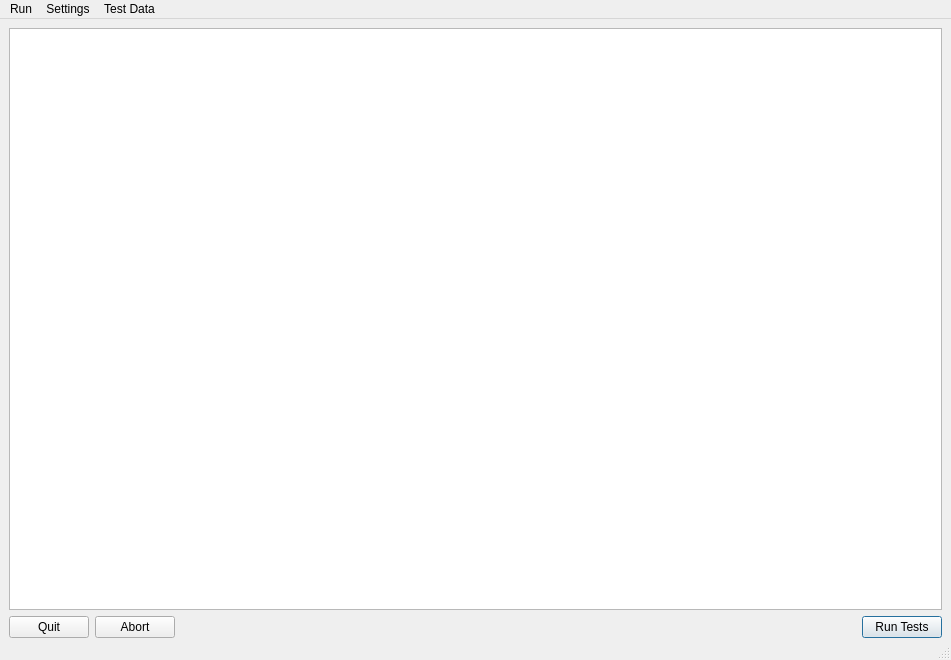
<?xml version="1.0" encoding="UTF-8"?>
<ui version="4.0">
 <class>qtTestGUI</class>
 <widget class="QMainWindow" name="qtTestGUI">
  <property name="geometry">
   <rect>
    <x>0</x>
    <y>0</y>
    <width>951</width>
    <height>660</height>
   </rect>
  </property>
  <property name="windowTitle">
   <string>wdTestFramework</string>
  </property>
  <property name="windowIcon">
   <iconset resource="resources.qrc">
    <normaloff>:/Icons/Icons/pie.png</normaloff>:/Icons/Icons/pie.png</iconset>
  </property>
  <property name="styleSheet">
   <string notr="true"/>
  </property>
  <property name="iconSize">
   <size>
    <width>32</width>
    <height>32</height>
   </size>
  </property>
  <widget class="QWidget" name="centralwidget">
   <layout class="QVBoxLayout" name="verticalLayout">
    <property name="bottomMargin">
     <number>0</number>
    </property>
    <item>
     <widget class="QTreeView" name="testTreeView">
      <property name="uniformRowHeights">
       <bool>true</bool>
      </property>
      <attribute name="headerStretchLastSection">
       <bool>true</bool>
      </attribute>
     </widget>
    </item>
    <item>
     <layout class="QHBoxLayout" name="horizontalLayout">
      <item>
       <widget class="QPushButton" name="pushButtonQuit">
        <property name="text">
         <string>Quit</string>
        </property>
       </widget>
      </item>
      <item>
       <widget class="QPushButton" name="pushButtonAbort">
        <property name="text">
         <string>Abort</string>
        </property>
       </widget>
      </item>
      <item>
       <spacer name="horizontalSpacer">
        <property name="orientation">
         <enum>Qt::Horizontal</enum>
        </property>
        <property name="sizeHint" stdset="0">
         <size>
          <width>40</width>
          <height>20</height>
         </size>
        </property>
       </spacer>
      </item>
      <item>
       <widget class="QPushButton" name="pushButtonRunTests">
        <property name="text">
         <string>Run Tests</string>
        </property>
        <property name="autoDefault">
         <bool>true</bool>
        </property>
        <property name="default">
         <bool>true</bool>
        </property>
       </widget>
      </item>
     </layout>
    </item>
   </layout>
  </widget>
  <widget class="QStatusBar" name="testStatusBar"/>
  <widget class="QMenuBar" name="menuBar">
   <property name="geometry">
    <rect>
     <x>0</x>
     <y>0</y>
     <width>951</width>
     <height>21</height>
    </rect>
   </property>
   <widget class="QMenu" name="menuRun">
    <property name="title">
     <string>Run</string>
    </property>
    <addaction name="actionRunTests"/>
    <addaction name="separator"/>
    <addaction name="actionAbort"/>
    <addaction name="actionQuit"/>
   </widget>
   <widget class="QMenu" name="menuSettings">
    <property name="title">
     <string>Settings</string>
    </property>
    <addaction name="actionAssertOnTestFail"/>
    <addaction name="actionOpenHTMLOutput"/>
    <addaction name="actionKeepConsoleOpen"/>
    <addaction name="actionShowMessageBox"/>
    <addaction name="actionDisableSuccessfulTests"/>
    <addaction name="separator"/>
    <addaction name="actionSaveTestSettingsAs"/>
    <addaction name="actionSaveTestOrderAs"/>
   </widget>
   <widget class="QMenu" name="menuTest_Data">
    <property name="title">
     <string>Test Data</string>
    </property>
    <addaction name="actionOpenTestDataFolder"/>
    <addaction name="actionOpenOutputFolder"/>
    <addaction name="actionOpenHTMLFile"/>
    <addaction name="actionUpdateReferenceImages"/>
   </widget>
   <addaction name="menuRun"/>
   <addaction name="menuSettings"/>
   <addaction name="menuTest_Data"/>
  </widget>
  <action name="actionAssertOnTestFail">
   <property name="checkable">
    <bool>true</bool>
   </property>
   <property name="text">
    <string>Assert on Test Fail</string>
   </property>
  </action>
  <action name="actionOpenHTMLOutput">
   <property name="checkable">
    <bool>true</bool>
   </property>
   <property name="text">
    <string>Open HTML on Error</string>
   </property>
  </action>
  <action name="actionKeepConsoleOpen">
   <property name="checkable">
    <bool>true</bool>
   </property>
   <property name="text">
    <string>Keep Console Open</string>
   </property>
  </action>
  <action name="actionRunTests">
   <property name="text">
    <string>Run Tests</string>
   </property>
   <property name="toolTip">
    <string>Run Tests</string>
   </property>
   <property name="shortcut">
    <string>Alt+R</string>
   </property>
  </action>
  <action name="actionAbort">
   <property name="text">
    <string>Abort</string>
   </property>
   <property name="shortcut">
    <string>Alt+A</string>
   </property>
  </action>
  <action name="actionQuit">
   <property name="text">
    <string>Quit</string>
   </property>
   <property name="shortcut">
    <string>Alt+Q</string>
   </property>
  </action>
  <action name="actionEnableOnlyThis">
   <property name="text">
    <string>Enable Only This</string>
   </property>
   <property name="toolTip">
    <string>Disables all tests and enables only this test.</string>
   </property>
  </action>
  <action name="actionEnableAll">
   <property name="text">
    <string>Enable All</string>
   </property>
   <property name="toolTip">
    <string>Enables all tests.</string>
   </property>
  </action>
  <action name="actionDisableAll">
   <property name="text">
    <string>Disable All</string>
   </property>
   <property name="toolTip">
    <string>Disables all tests.</string>
   </property>
  </action>
  <action name="actionExpandAll">
   <property name="text">
    <string>Expand All</string>
   </property>
   <property name="toolTip">
    <string>Expands all test nodes.</string>
   </property>
  </action>
  <action name="actionCollapseAll">
   <property name="text">
    <string>Collapse All</string>
   </property>
   <property name="toolTip">
    <string>Collapses all test nodes.</string>
   </property>
  </action>
  <action name="actionEnableAllChildren">
   <property name="text">
    <string>Enable All Children</string>
   </property>
   <property name="toolTip">
    <string>Enables all children of the selected test.</string>
   </property>
  </action>
  <action name="actionShowMessageBox">
   <property name="checkable">
    <bool>true</bool>
   </property>
   <property name="text">
    <string>Show MessageBoxes</string>
   </property>
  </action>
  <action name="actionSaveTestSettingsAs">
   <property name="text">
    <string>Save Test Settings As...</string>
   </property>
   <property name="toolTip">
    <string>Save Test Settings As</string>
   </property>
   <property name="shortcut">
    <string>Ctrl+S</string>
   </property>
  </action>
  <action name="actionEnableOnlyFailed">
   <property name="text">
    <string>Enable Only Failed</string>
   </property>
  </action>
  <action name="actionOpenTestDataFolder">
   <property name="text">
    <string>Open Test Data Folder</string>
   </property>
   <property name="shortcut">
    <string>Ctrl+D</string>
   </property>
  </action>
  <action name="actionOpenOutputFolder">
   <property name="text">
    <string>Open Output Folder</string>
   </property>
   <property name="shortcut">
    <string>Ctrl+O</string>
   </property>
  </action>
  <action name="actionDisableSuccessfulTests">
   <property name="checkable">
    <bool>true</bool>
   </property>
   <property name="text">
    <string>Disable Successful Tests</string>
   </property>
   <property name="toolTip">
    <string>This will automatically disable successfully executed tests and save the current state, while running tests.</string>
   </property>
   <property name="shortcut">
    <string>Ctrl+T</string>
   </property>
  </action>
  <action name="actionOpenHTMLFile">
   <property name="text">
    <string>Open HTML Output</string>
   </property>
   <property name="shortcut">
    <string>Ctrl+H</string>
   </property>
  </action>
  <action name="actionSaveTestOrderAs">
   <property name="text">
    <string>Save Test Order As...</string>
   </property>
  </action>
  <action name="actionUpdateReferenceImages">
   <property name="text">
    <string>Update Reference Images</string>
   </property>
   <property name="shortcut">
    <string>Ctrl+U</string>
   </property>
  </action>
 </widget>
 <resources>
  <include location="resources.qrc"/>
 </resources>
 <connections>
  <connection>
   <sender>pushButtonAbort</sender>
   <signal>clicked()</signal>
   <receiver>actionAbort</receiver>
   <slot>trigger()</slot>
   <hints>
    <hint type="sourcelabel">
     <x>128</x>
     <y>665</y>
    </hint>
    <hint type="destinationlabel">
     <x>-1</x>
     <y>-1</y>
    </hint>
   </hints>
  </connection>
  <connection>
   <sender>pushButtonQuit</sender>
   <signal>clicked()</signal>
   <receiver>actionQuit</receiver>
   <slot>trigger()</slot>
   <hints>
    <hint type="sourcelabel">
     <x>47</x>
     <y>665</y>
    </hint>
    <hint type="destinationlabel">
     <x>-1</x>
     <y>-1</y>
    </hint>
   </hints>
  </connection>
  <connection>
   <sender>pushButtonRunTests</sender>
   <signal>clicked()</signal>
   <receiver>actionRunTests</receiver>
   <slot>trigger()</slot>
   <hints>
    <hint type="sourcelabel">
     <x>267</x>
     <y>665</y>
    </hint>
    <hint type="destinationlabel">
     <x>-1</x>
     <y>-1</y>
    </hint>
   </hints>
  </connection>
 </connections>
</ui>
